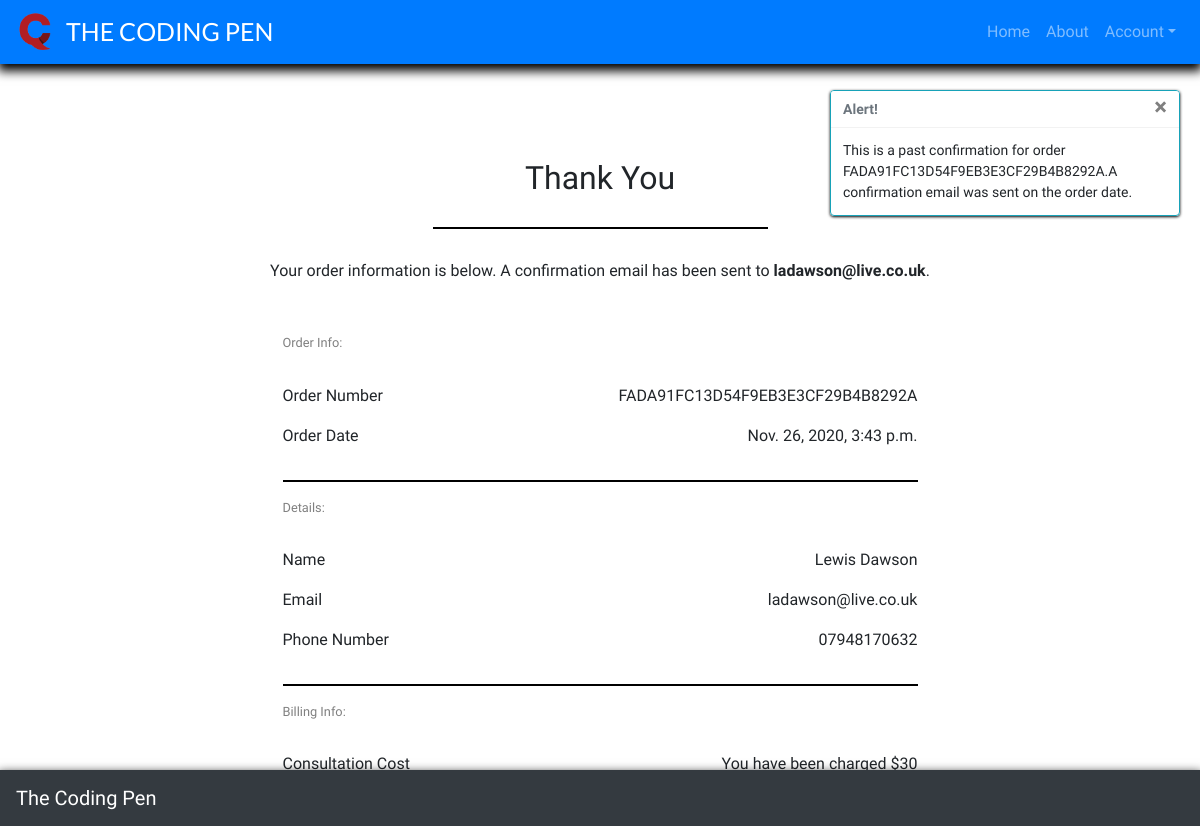
Page /profile/consultation_history/FADA91FC13D54F9EB3E3CF29B4B8292A on the committed database.
### consultation/models.py (models this page shows, shortened)
class Consultation(models.Model):
    consultation_number = models.CharField(max_length=32, null=False, editable=False)
    user_profile = models.ForeignKey(UserProfile, on_delete=models.SET_NULL,
                                     null=True, blank=True, related_name='consultation')
    first_name = models.CharField(max_length=20, null=False, blank=False)
    last_name = models.CharField(max_length=20, null=False, blank=False)
    email = models.EmailField(max_length=100, null=False, blank=False, default="")
    phone_number = models.CharField(max_length=30, null=False, blank=False)
    date = models.DateTimeField(auto_now_add=True)
    consultation_idea = models.TextField(max_length=3000, null=False, blank=False)
    consultation_cost = models.DecimalField(max_digits=5, decimal_places=2, null=False, default=30)
    stripe_pid = models.CharField(max_length=254, null=False, blank=False, default='')

### profiles/views.py (the view)
# urls.py: path('consultation_history/<consultation_number>',
def consultation_history(request, consultation_number):
    consultation = get_object_or_404(Consultation,
                                     consultation_number=consultation_number)
    messages.info(request, (
        f'This is a past confirmation for order {consultation_number}.'
        'A confirmation email was sent on the order date.'
    ))
    template = 'consultation/consultation_success.html'
    context = {
        'consultation': consultation,
        'from_profile': True,
    }
    return render(request, template, context)

### consultation/templates/consultation/consultation_success.html (shortened to what this page needs)
{% extends "base.html" %}
{% load static %}
{% block extra_css %}
    <link rel="stylesheet" href="{% static 'css/success.css' %}">
{% endblock %}
{% block page_header %}
    <div class="header-container"></div>
{% endblock %}
{% block content %}
<div class="background-overlay"></div>
    <div class="container">
        <div class="row">
            <div class="col">
                <h2 class="thank-msg-title">Thank You</h2>
                <hr class="small-hr">
                <p class="thank-msg">Your order information is below. A confirmation email has been sent to <strong>{{ consultation.email }}</strong>.</p>
            </div>
        </div>
        <div class="row info-container">
            <div class="col-12 col-lg-7">
                    <div class="confirmation-container">
                        <div class="row">
                            <div class="col order-title-info">
                                <p class="info-titles">Order Info:</p>
                            </div>
                        </div>
                        <div class="row">
                            <div class="col-12 col-md-4">
                                <p class="order-cats">Order Number</p>
                            </div>
                            <div class="col-12 col-md-8">
                                <p class="order-info">{{ consultation.consultation_number }}</p>
                            </div>
                        </div>
                        <div class="row">
                            <div class="col-12 col-md-4">
                                <p>Order Date</p>
                            </div>
                            <div class="col-12 col-md-8">
                                <p class="order-info">{{ consultation.date }}</p>
                            </div>
                        </div>
                        <hr>
                        <div class="row">
                            <div class="col order-title-info">
                                <p class="info-titles">Details:</p>
                            </div>
                        </div>
                        <div class="row">
                            <div class="col-12 col-md-4">
                                <p>Name</p>
                            </div>
                            <div class="col-12 col-md-8">
                                <p class="order-info">{{ consultation.first_name }} {{ consultation.last_name }}</p>
                            </div>
                        </div>
                        <div class="row">
                            <div class="col-12 col-md-4">
                                <p>Email</p>
                            </div>
                            <div class="col-12 col-md-8">
                                <p class="order-info">{{ consultation.email }}</p>
                            </div>
                        </div>
                        <div class="row">
                            <div class="col-12 col-md-4">
                                <p>Phone Number</p>
                            </div>
                            <div class="col-12 col-md-8">
                                <p class="order-info">{{ consultation.phone_number }}</p>
                            </div>
                        </div>
                        <hr>
                        <div class="row">
                            <div class="col order-title-info">
                                <p class="info-titles">Billing Info:</p>
                            </div>
                        </div>
                        <div class="row">
                            <div class="col-12 col-md-4">
                                <p>Consultation Cost</p>
                            </div>
                            <div class="col-12 col-md-8">
                                <p class="order-info">You have been charged $30</p>
                            </div>
                        </div>
                    </div>
                </div>
            </div>
        </div>
{% endblock %}

### static/css/base.css (style rules this page uses)
html { height: 100% }
.header-container { padding-top: 59px; }
body { background: url('/media/background.jpg') no-repeat center center fixed; background-size: cover; height: calc(100vh - 59px); font-family: 'Patua One', cursive; }

### consultation/static/css/success.css (style rules this page uses)
.background-overlay { position: absolute; top: 0; left: 0; height: 100%; width: 100%; background-color: rgba(255, 255, 255, 1); }
hr { border: 1px solid black; background-color: black; }
.small-hr { width: 30%; margin-top: 30px; margin-bottom: 30px; }
.thank-msg-title { text-align: center; margin-top: 100px; }
.thank-msg { text-align: center; margin-bottom: 50px; }
.info-container { justify-content: center; }
.order-title-info { margin-bottom: 15px; }
.info-titles { font-size: 12.8px; color: grey; }
.order-info { text-align: right; }

### rows in the picture
Consultation: email "ladawson@live.co.uk", consultation_number "FADA91FC13D54F9EB3E3CF29B4B8292A", date "Nov. 26, 2020, 3:43 p.m.", first_name "Lewis", last_name "Dawson", phone_number "07948170632"

### other values in the picture
{{ message }} "This is a past confirmation for order FADA91FC13D54F9EB3E3CF29B4B8292A.A confirmation email was sent on the order date."
